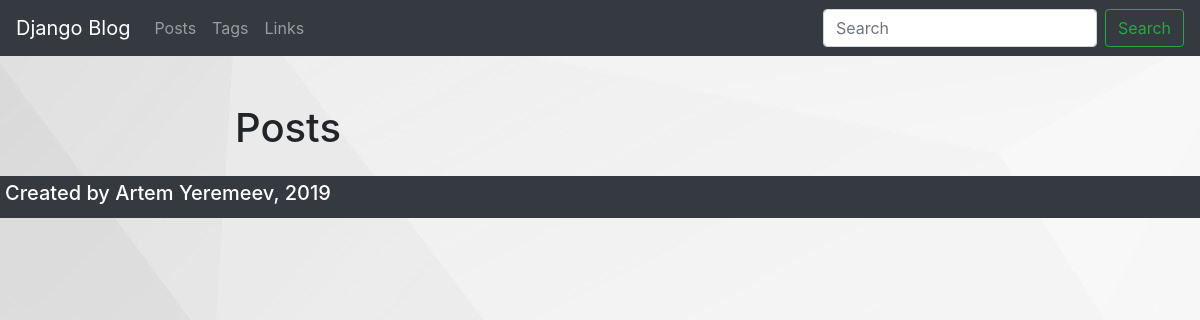
/main/?page=2, run on an earlier commit of the app's database.
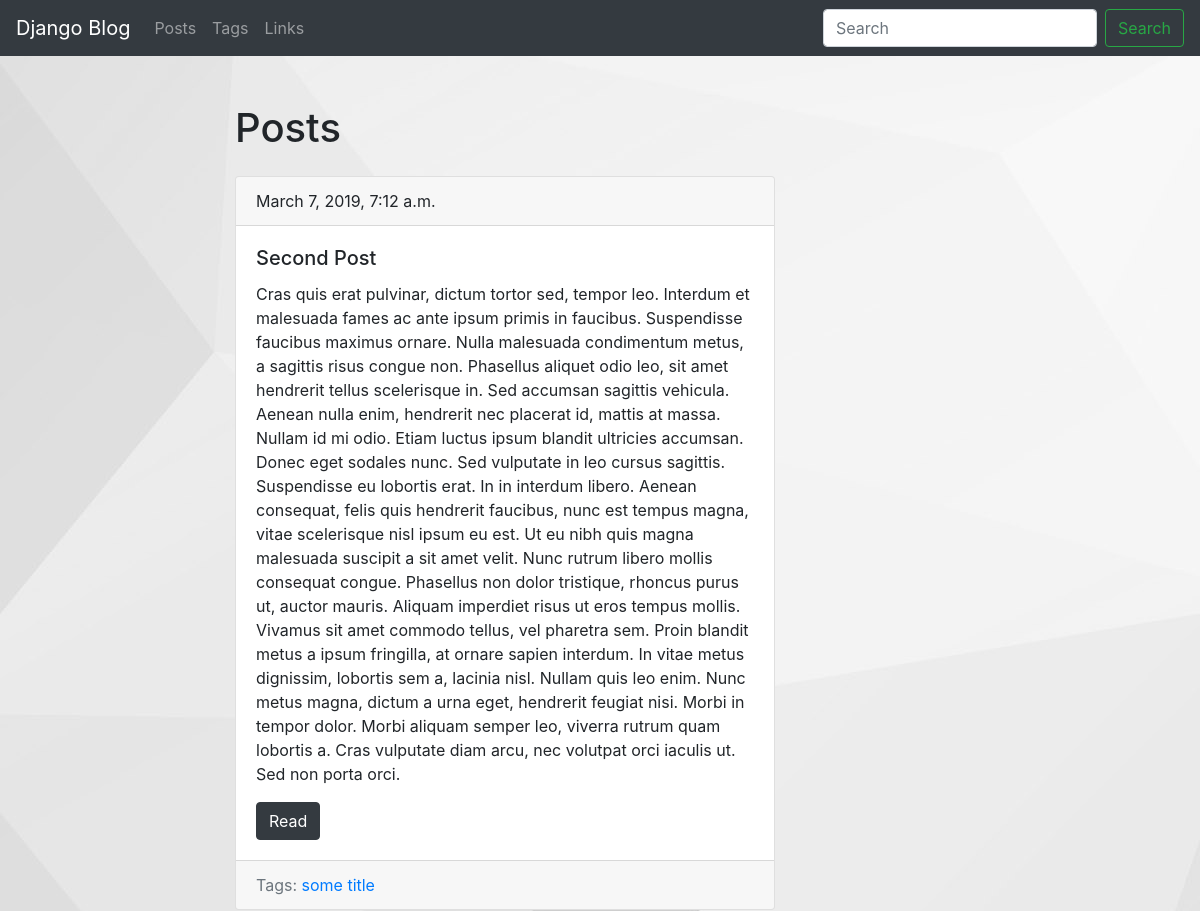
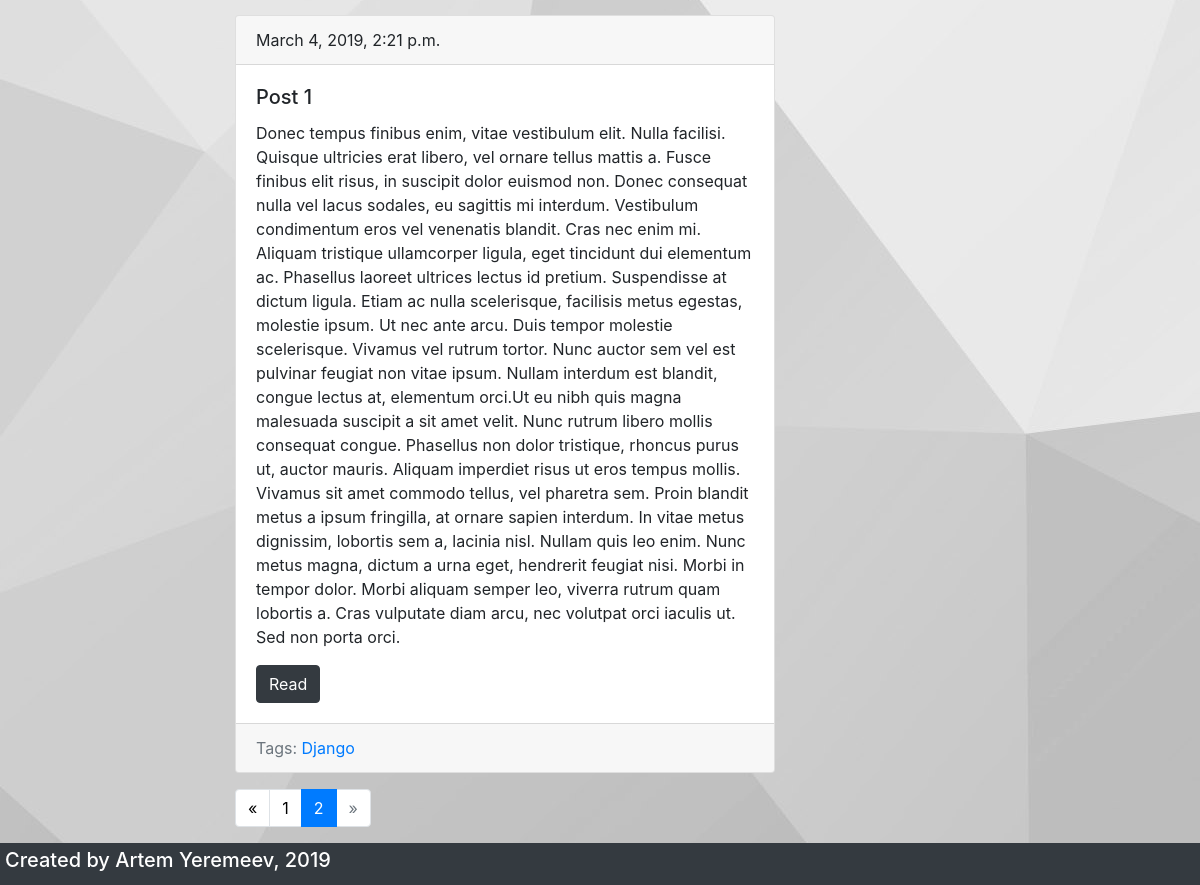
And on a later commit of the database (2 pictures, top to bottom).
### main/models.py (models this page shows, shortened)
class Post(models.Model):
    title = models.CharField(max_length=100, db_index=True)
    slug = models.SlugField(max_length=100, unique=True, blank=True)
    body = models.TextField(blank=True, db_index=True)
    date_pub = models.DateTimeField(auto_now_add=True)
    tags = models.ManyToManyField('Tag', blank=True, related_name='posts')
    def get_absolute_url(self):
        return reverse('post_detail_url', kwargs={'slug': self.slug})
    class Meta:
        ordering = ['-date_pub']

class Tag(models.Model):
    title = models.CharField(max_length=50)
    slug = models.SlugField(max_length=50, unique=True)
    def get_absolute_url(self):
        return reverse('tag_detail_url', kwargs={'slug': self.slug})
    class Meta:
        ordering = ['title']

### main/views.py (the view)
# urls.py: path('', posts_list, name='posts_list_url'),
def posts_list(request):
    search_query = request.GET.get('search', '')
    if search_query:
        posts = Post.objects.filter(Q(title__icontains=search_query) | Q(body__icontains=search_query))
    else:
        posts = Post.objects.all()
    paginator = Paginator(posts, 2)
    page_number = request.GET.get('page', 1)
    page = paginator.get_page(page_number)
    is_paginated = page.has_other_pages()
    if page.has_previous():
        prev_url = '?page={}'.format(page.previous_page_number())
    else:
        prev_url = ''
    if page.has_next():
        next_url = '?page={}'.format(page.next_page_number())
    else:
        next_url = ''
    context = {
        'page_object': page,
        'is_paginated': is_paginated,
        'next_page_url': next_url,
        'previous_page_url': prev_url,
    }
    return render(request, 'main/index.html', context=context)

### main/templates/main/index.html (shortened to what this page needs)
{% extends 'main/base_main.html' %}
{% block content %}
    <div class="pb-3">
        <h1>Posts</h1>
    </div>
    {% for post in page_object.object_list %}
        <div class="pb-3">
            {% include 'main/includes/post_card_template.html' %}
        </div>
    {% endfor %}
{% endblock %}

### main/templates/main/base_main.html (shortened to what this page needs)
{% extends 'base.html' %}

### templates/base.html (shortened to what this page needs)
{% load static %}
<!DOCTYPE html>
<html lang="en">
    <link rel="stylesheet" href="https://stackpath.bootstrapcdn.com/bootstrap/4.3.1/css/bootstrap.min.css"
>
    <link rel="stylesheet" href="{% static 'css/styles.css' %}">
<body class="body" style="height: 100%">
<nav class="navbar navbar-expand-lg navbar-dark bg-dark">
  <a class="navbar-brand" href="{% url 'posts_list_url' %}">Django Blog</a>
  <div class="collapse navbar-collapse" id="navbarNav">
    <ul class="navbar-nav">
      <li class="nav-item">
        <a class="nav-link" href="{% url 'posts_list_url' %}">Posts</a>
      </li>
      <li class="nav-item">
        <a class="nav-link" href="{% url 'tags_list_url' %}">Tags</a>
      </li>
      <li class="nav-item">
        <a class="nav-link" href="{% url 'links' %}">Links</a>
      </li>
    </ul>
  </div>
    <form class="form-inline" action="{% url 'posts_list_url' %}">
        <input class="form-control mr-sm-2" type="search" placeholder="Search" aria-label="Search" name="search">
        <button class="btn btn-outline-success my-2 my-sm-0 btn btn-dark" type="submit">Search</button>
    </form>
</nav>
<div class="container mt-5">
    <div class="row">
        <div class="col-6 offset-md-2">
            {% block content %}{% endblock %}
        {% if is_paginated %}
            <nav aria-label="Page navigation example">
                <ul class="pagination">
                    <li class="page-item {% if not previous_page_url %} disabled {% endif %}">
                        <a class="page-link" href="{{ previous_page_url }}" aria-label="Previous">
                            <span aria-hidden="true">&laquo;</span>
                        </a>
                    </li>
                    {% for n in page_object.paginator.page_range %}
                        {% if page_object.number == n %}
                            <li class="page-item active" aria-current="page">
                                <a class="page-link" href="?page={{ n }}">{{ n }}<span class="sr-only">(current)</span></a>
                            </li>
                        {% else %}
                            <li class="page-item">
                                <a class="page-link" href="?page={{ n }}">{{ n }}</a>
                            </li>
                        {% endif %}
                    {% endfor %}
                    <li class="page-item {% if not next_page_url %} disabled {% endif %}">
                        <a class="page-link" href="{{ next_page_url }}" aria-label="Next">
                            <span aria-hidden="true">&raquo;</span>
                        </a>
                    </li>
                </ul>
            </nav>
        {% endif %}
        </div>
    </div>
</div>
{% block footer %}
    <footer>
        <div class="footer" style="position: relative; min-height: 100%;">
            <h5>Created by Artem Yeremeev, 2019</h5>
        </div>
    </footer>
{% endblock %}
</body>
</html>

### main/templates/main/includes/post_card_template.html
<div class="card">
    <div class="card-header">
        {{ post.date_pub }}
    </div>
    <div class="card-body">
        <h5 class="card-title"> {{ post.title }}</h5>
        <p class="card-text"> {{ post.body }} </p>
        <a href="{{ post.get_absolute_url }}" class="btn btn-dark">Read</a>
    </div>
    <div class="card-footer text-muted">
        Tags:
        {% for tag in post.tags.all %}
            <a href=" {{ tag.get_absolute_url }} ">{{ tag.title }}</a>
        {% endfor %}
    </div>
</div>

### static/css/styles.css (style rules this page uses)
.pagination>li>a, .pagination>li>span { color: black; }
.body { background: url("/static/img/sple.jpg"); }
.footer { position: relative; min-height: 100%; padding: 5px; background: #343A40; color: white; width: 100% }

What changed in the data, as far as the page shows it:
added Post: date_pub "March 7, 2019, 7:12 a.m.", title "Second Post", body "Cras quis erat pulvinar, dictum tortor sed, tempor leo. Interdum et malesuada fames ac ante ipsum primis in faucibus. Suspendisse faucibus maximus ornare. Nulla malesuada condimentum metus, a sagittis risus congue non. Phasellus aliquet odio leo, sit amet hendrerit tellus scelerisque in. Sed accumsan sagittis vehicula. Aenean nulla enim, hendrerit nec placerat id, mattis at massa. Nullam id mi odio. Etiam luctus ipsum blandit ultricies accumsan. Donec eget sodales nunc. Sed vulputate in leo cursus sagittis. Suspendisse eu lobortis erat. In in interdum libero. Aenean consequat, felis quis hendrerit faucibus, nunc est tempus magna, vitae scelerisque nisl ipsum eu est. Ut eu nibh quis magna…"
added Tag: title "some title", shown under "March 7, 2019, 7:12 a.m."
added Post: date_pub "March 4, 2019, 2:21 p.m.", title "Post 1", body "Donec tempus finibus enim, vitae vestibulum elit. Nulla facilisi. Quisque ultricies erat libero, vel ornare tellus mattis a. Fusce finibus elit risus, in suscipit dolor euismod non. Donec consequat nulla vel lacus sodales, eu sagittis mi interdum. Vestibulum condimentum eros vel venenatis blandit. Cras nec enim mi. Aliquam tristique ullamcorper ligula, eget tincidunt dui elementum ac. Phasellus laoreet ultrices lectus id pretium. Suspendisse at dictum ligula. Etiam ac nulla scelerisque, facilisis metus egestas, molestie ipsum. Ut nec ante arcu. Duis tempor molestie scelerisque. Vivamus vel rutrum tortor. Nunc auctor sem vel est pulvinar feugiat non vitae ipsum. Nullam interdum est blandit,…"
added Tag: title "Django", shown under "March 4, 2019, 2:21 p.m."
Also different on the page:
new list line: "1"
new list line: "2"
